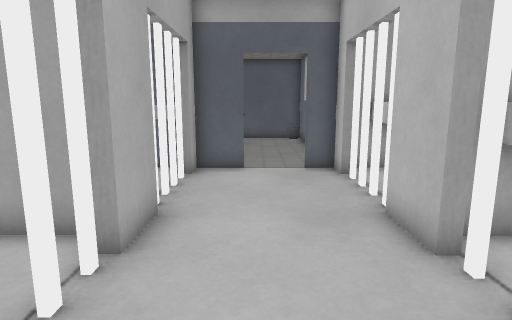
view 1 (above)

13 first-person views from a walk through a level from a Godot 3-D game. The camera is 1.2 m above the floor, tilts 10° down and sees 75° across. Doors that lead somewhere are drawn open, without their leaves. The floor is counted in squares, 0.5 m on a side. Each view is taken from the middle of a square. On the plan, view 1 faces up. The plan holds only what a view shows up to about 20 squares ahead; the rest is blank. The place goes on beyond the plan. Surface patterns are stand-ins for the level's own textures.

view 2
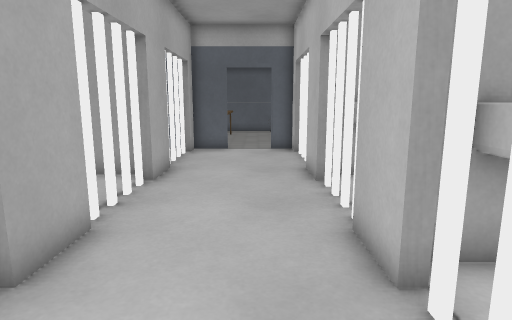

view 3
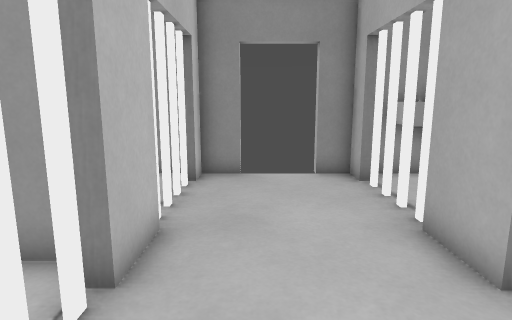

view 4
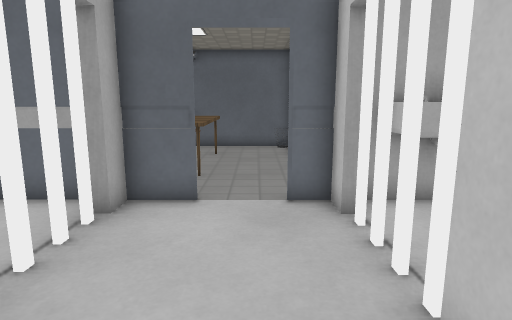

view 5
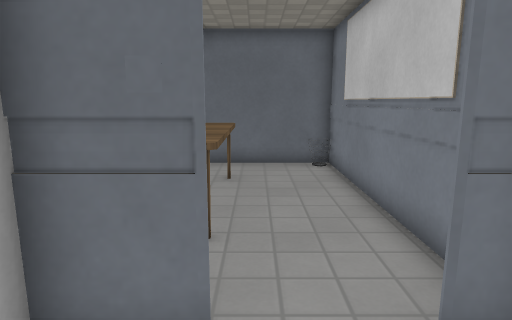

view 6
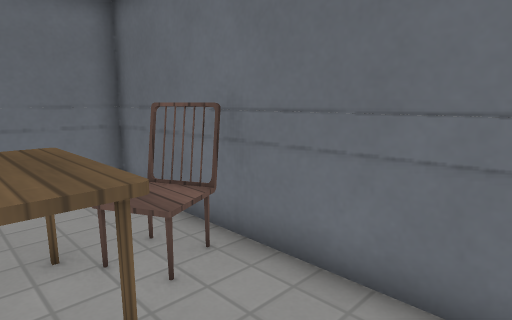

view 7
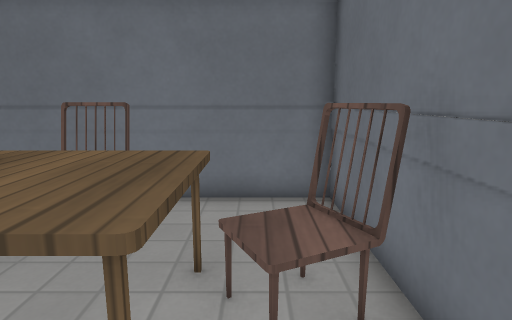

view 8
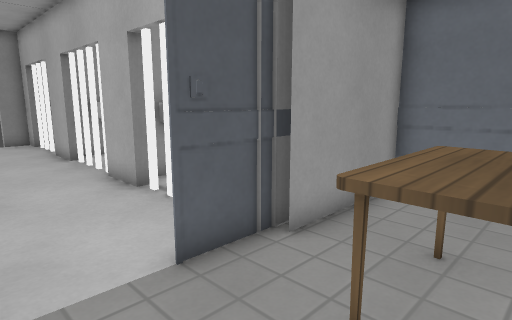

view 9
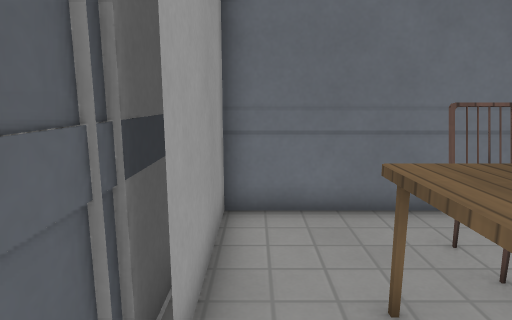

view 10
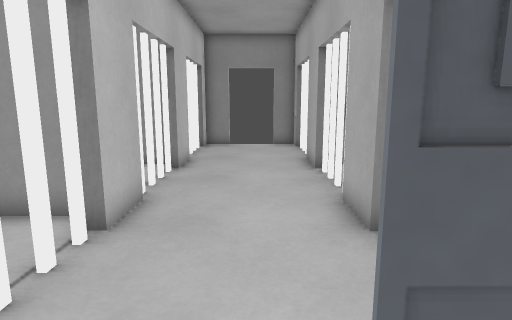

view 11
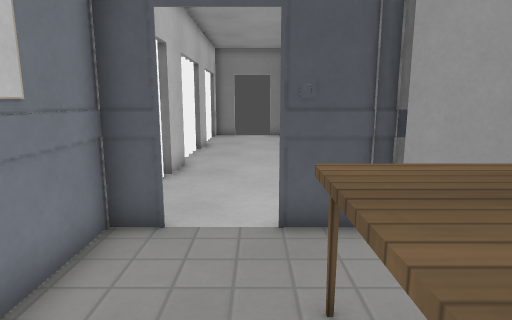

view 12
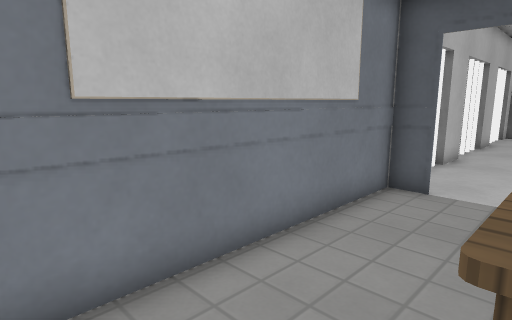

view 13
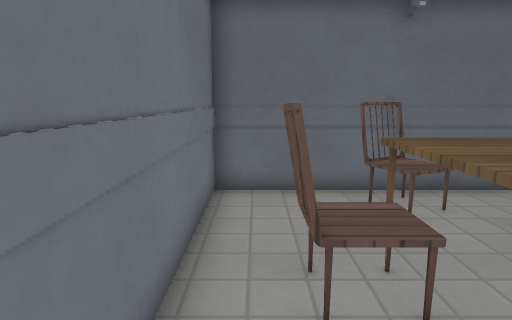

### Floor plan
Key: @ floor where view 1 was taken; # wall or solid block; x gap in a wall; . floor; D open door; = window, fence, low wall or low ledge; S sink; O other object.
Columns run from 7 left of view 1 to 5 right of it. Each row starts with its distance up from view 1.
 22 ###########
 21 #..#=.....#
 20 #...OO....#
 19 #..####...#
 18 ##.####...#
 17 ##x####...#
 16 ##.####...#
 15 #..####...#
 14 #...###...#
 13 #.........#
 12 #######DD####
 11     ##....#SS
 10      #....#SS
  9      #....x.
  8      #....x.
  7      #....x.
  6      #....###
  5      #....#SS
  4      #....#SS
  3      #....x
  2      #......
  1      #....x.
  0      #.@..###
 -1      #....#SS
 -2      #....x.S
 -3      #.....
 -4      #....x.
 -5      #....x.
 -6      #x  ###

Positions as (right, up) in squares from view 1, and headings:
1: (0, 0), facing up
2: (1, -5), facing up
3: (1, 5), facing down
4: (1, 4), facing up
5: (0, 9), facing up
6: (2, 18), facing up-left
7: (1, 20), facing left
8: (2, 16), facing down-left
9: (0, 13), facing left
10: (0, 13), facing down
11: (0, 18), facing down
12: (-1, 21), facing down-right
13: (-6, 13), facing up
